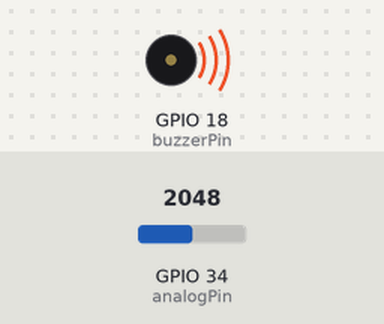
A sketch run on a simulated ESP32. Parts: buzzer (waves = sounding). The test bench sets the inputs (shaded band); at power-on: GPIO 34 (analogPin) = 2048 (analog values on the 0–4095 scale). What the sketch prints to the serial monitor is not drawn.

Above: at 1.2 s.
1.3 s: GPIO 34 (analogPin) set to 432
At 2.0 s:
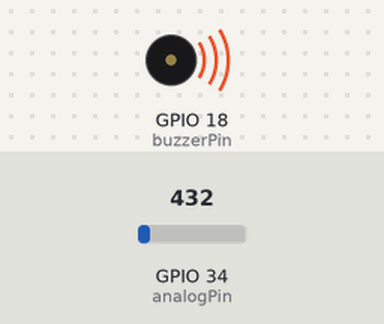
4.3 s: GPIO 34 (analogPin) set to 382
At 5.5 s:
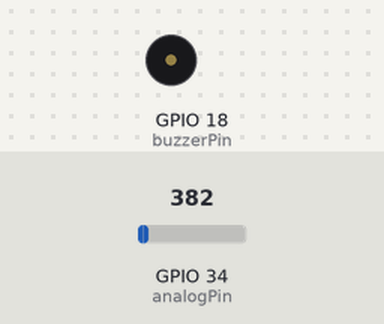
5.8 s: GPIO 34 (analogPin) set to 491
At 6.8 s:
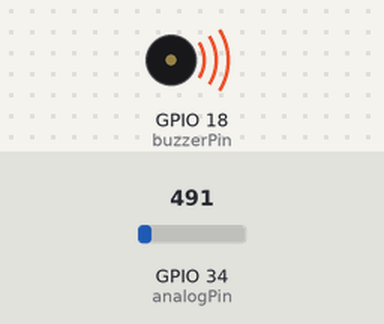
7.3 s: GPIO 34 (analogPin) set to 0
At 7.9 s:
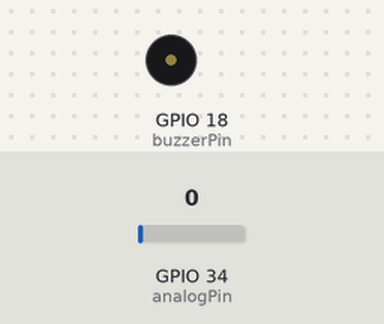
Timing chart, 0 to 9.8 s (numbered marks = the images above; inputs shaded):
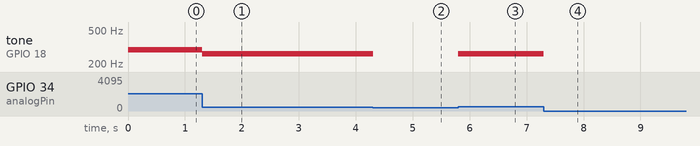

The sketch:

keyboard_simple_esp32.ino
```cpp
/*
 * This is the version running on an ESP32 board (Nde MCU ESP 32S).
 * In this case a smaller buzzer must be used and this buzzer needs to be
 * controlled through an NPN transistor (I used S8050, suggested by Gemini)
 * because we need to provide it with more power (and 3.3V are not sufficient).
 *
 * We must use the 5V source by the ESP 32 for powering the
 * transistor + buzzer circuit but we must ensure this is decoupled as much
 * as possible from the board.
 *
 * The input part of the circuit gets powerd by 3.3V and is identical to that
 * presented into the starter kit manual.
 *
 * How to connect the transistor:
 *
 * By looking at the flat transistor face, with pin pointing downwards, we have,
 * from left to right:
 *  - emitter: connect to ground directly
 *  - base: connect it to pin 18 (that brings the output with the square wave)
 *          through a 2.2k resistor. The resistor protects the board by not
 *          allowing too much current to flow from pin 18.
 *  - collector: connect it to the negative pin of the buzzer (actually the
 *          buzzer has a polarity and you need to connect it properly!).
 *
 * Then, connect the other pin of the buzzer to the 5V source.
 */
const int buzzerPin = 18; // GPIO 18 (Pin P18 on my board)
const int analogPin = 34; // GPIO 34 (Pin P34 on my board)

void setup() {
  pinMode(buzzerPin, OUTPUT);
  Serial.begin(115200); // Standard speed for ESP32 (remember to configure it correctly into the serial monitor)

  // This sets up analog read with the same number of bits used by Arduino UNO R3 (by default this uses 12 bits)
  analogReadResolution(10);

  // We could use ledcAttach and ledcWriteTone (more precise), but the final effect is the same (verified experimentally)
}

int lastTone = 0;

void loop() {
  int a0_input = analogRead(analogPin);
  int currentTone = 0;

  int DO = 262;
  int RE = 294;
  int MI = 330;
  int FA = 349;

  Serial.print("Valore letto da P34: ");
  Serial.println(a0_input);

  if (a0_input < 100) {
    currentTone = 0;
  } else if (a0_input >= 100 && a0_input < 300) {
    currentTone = DO;
  } else if (a0_input >= 300 && a0_input < 600) {
    currentTone = RE;
  } else if (a0_input >= 700 && a0_input < 1000) {
    currentTone = MI;
  } else {
    currentTone = FA;
  }

  if (currentTone != lastTone) {
    if (currentTone == 0) {
      noTone(buzzerPin);
    } else {
      tone(buzzerPin, currentTone);
    }
    lastTone = currentTone;
  }
}
```

Measured:
- the behaviour switches between 400 and 399 on GPIO 34 (analogPin) (found by bisection; images 1 and 2)
- after the input at 1.3 s, tone on GPIO 18 (buzzerPin): 294 Hz → 262 Hz at once
- after the input at 4.3 s, tone on GPIO 18 (buzzerPin): 262 Hz → silent at once
- after the input at 5.8 s, tone on GPIO 18 (buzzerPin): silent → 262 Hz at once
- after the input at 7.3 s, tone on GPIO 18 (buzzerPin): 262 Hz → silent at once
